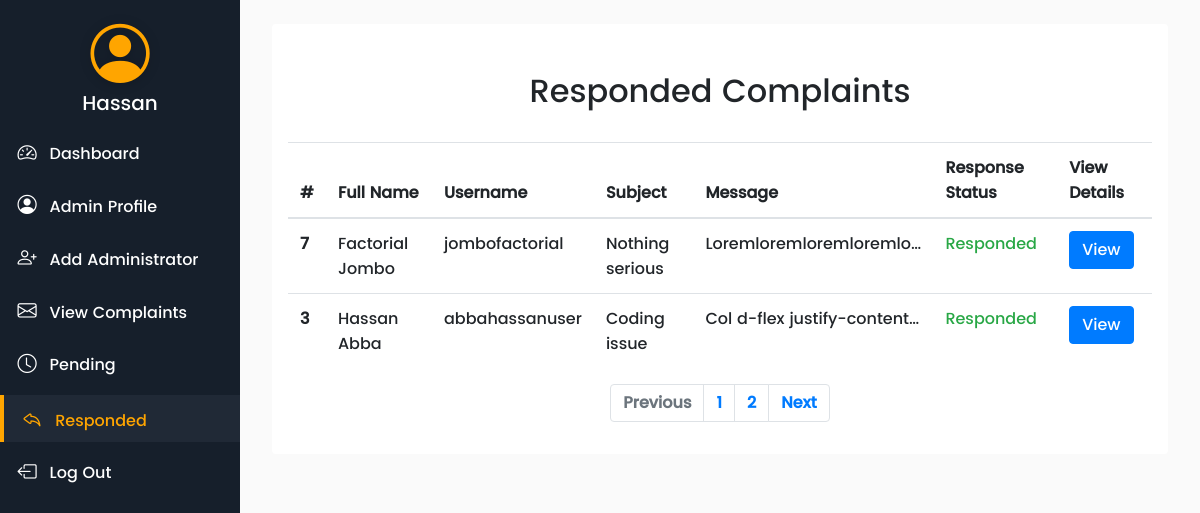
Screenshot of /admin/all_responded.php (signed in) with the database file from the repository.
### tables this page shows
CREATE TABLE `complaints` (
  `complaint_id` int(11) NOT NULL,
  `sender_id` int(11) NOT NULL,
  `sender_firstname` varchar(255) NOT NULL,
  `sender_lastname` varchar(255) NOT NULL,
  `sender_email` varchar(255) NOT NULL,
  `sender_username` varchar(255) NOT NULL,
  `complaint_type` varchar(255) NOT NULL,
  `complaint_subject` varchar(255) NOT NULL,
  `complaint_message` varchar(255) NOT NULL,
  `date_sent` timestamp NOT NULL DEFAULT CURRENT_TIMESTAMP,
  `admin_response` varchar(255) NOT NULL,
  `response_date` timestamp NULL DEFAULT '0000-00-00 00:00:00' ON UPDATE CURRENT_TIMESTAMP,
  `responded` int(11) NOT NULL
);

### admin/all_responded.php (the view, shortened to what this page needs)
<?php
  include '../conns/css-links.php';
  include '../database/db_conn.php';
?>
<?php
  $results_per_page= 2;
  $sql_page= "SELECT * FROM complaints WHERE responded='1' ";
  $sql_result= mysqli_query($db_conn, $sql_page );
  $number_of_results= mysqli_num_rows($sql_result);
  $number_of_pages = ceil($number_of_results/$results_per_page);
  if (!isset($_GET['page'])) {
    $page = 1;
  }else{
    $page = $_GET['page'];
  }
  $previous = $page-1;
  $next = $page+1;
  $the_page_first_result = ($page-1) * $results_per_page;
 ?>
<!DOCTYPE html>
<html lang="en">
<head>
    <link rel="stylesheet" type="text/css" href="main_styles.css">
</head>
<body>
 <?php include 'side_nav.php'; ?>
 <?php
  $page= "all_responded";
  ?>
  <div class="main-content">
    <div class="bg-white rounded mx-2 p-3">
    <h2 class="my-4 p-2 text-center wow fadeInDown">Responded Complaints</h2>
    <?php
      $sql_complaints = "SELECT * FROM complaints WHERE responded='1' ORDER BY complaint_id DESC  LIMIT ". $the_page_first_result . ',' . $results_per_page;
      $complaint_results = mysqli_query($db_conn, $sql_complaints);
    ?>
    <?php if ($total_complaints = mysqli_num_rows($complaint_results)): ?>
      <table class="table table-hover wow fadeInRight ">
        <thead>
          <tr>
            <th scope="col">#</th>
            <th scope="col">Full Name</th>
            <th scope="col">Username</th>
            <th scope="col">Subject</th>
            <th scope="col">Message</th>
            <th scope="col">Response Status</th>
            <th scope="col">View Details</th>
          </tr>
        </thead>
        <tbody>
        <?php foreach ($complaint_results as $complaint ): ?>
          <tr>
            <th scope="row">
              <?php echo $complaint['complaint_id']; ?>
            </th>
            <td style="text-transform: capitalize;">
              <?php
                echo $complaint['sender_firstname'] .' '. $complaint['sender_lastname'] ;
              ?>
            </td>
            <td>
              <?php echo $complaint['sender_username']; ?>
            </td>
            <td class="subject">
              <?php echo $complaint['complaint_subject']; ?>
            </td>
            <td class="message">
              <?php echo $complaint['complaint_message']; ?>
            </td>
            <td>
              <?php if($complaint['responded'] == 0): ?>
                <span class="text-warning ">Pending</span>
              <?php else: ?>
                <span class="text-success">Responded</span>
              <?php endif ?>
              </td>
            <td><a href="view_complaint.php?complaint_id=<?php echo $complaint['complaint_id']; ?>" class="btn btn-primary">View</a></td>
          </tr>
        <?php endforeach ?>
        </tbody>
      </table>
      <nav aria-label="Page navigation example">
      <ul class="pagination justify-content-center">
    <li class="page-item <?php if($_GET['page'] <= 1){echo 'disabled';}else{echo '';} ?>">
    <a class="page-link " href="all_responded.php?page=<?php echo $previous; ?> "><?php  ?>Previous</a>
    </li>
    <?php for ($page=1; $page <= $number_of_pages ; $page++) { ?>
        <li class="page-item <?php if($_GET['page']==$page){echo 'active';}else{echo '';} ?> ">
        <a class="page-link " href="all_responded.php?page=<?php echo $page; ?> "><?php echo $page; ?></a>
        </li>
    <?php } ?>
    <?php
    if (!isset($_GET['page'])) {
        $page = 1;
      }else{
        $page = $_GET['page'];
      }
     ?>
    <li class="page-item <?php if($page >= $number_of_pages){echo 'disabled';}else{echo '';} ?>">
    <a class="page-link" href="all_responded.php?page=<?php echo $next; ?> "> <?php  ?>Next</a>
    </li>
    </ul>
    </nav>
    <?php else: ?>
      <h5 class="text-center">There are no Complaints with Responses!</h5>
    <?php endif ?>
    </div>
  </div>
</body>
</html>

### admin/side_nav.php (shortened to what this page needs)
<?php
  include '../conns/css-links.php';
  include '../database/db_conn.php';
  if (!isset($_SESSION['admin_id'])) {
    header('Location: login.php');
  }else{
  	$admin_id = $_SESSION['admin_id'];
  	$get_admin = mysqli_query($db_conn, " SELECT * FROM admin WHERE admin_id = '$admin_id' ");
  	$d_admin = mysqli_fetch_assoc($get_admin);
  	$firstname = $d_admin['admin_firstname'];
?>
<!DOCTYPE html>
<html lang="en">
<head>
	<link rel="stylesheet" type="text/css" href="">
</head>
<body>
		<nav class="side-nav">
			<div class="profile">
				<h1 class="text-center mx-auto mb-0 hshadow-sm bi bi-person-circle"><?php   ?></h1>
				<h5 class=" text-center pt-2 full-name"><?php echo $firstname; ?></h5>
			</div>
			<a href="admin_dashboard.php" class="option-links <?php echo(basename($_SERVER['PHP_SELF'])=="admin_dashboard.php")?"link-active":""      ?>" id="defaultopen"><i class="bi bi-speedometer2"></i><span>Dashboard</span></a>
			<a href="admin_profile.php" class="<?php echo(basename($_SERVER['PHP_SELF'])=="admin_profile.php")?"link-active":""  ?>" ><i class="bi bi-person-circle"></i><span>Admin Profile</span></a>
			<a href="admin_signup.php" class="<?php echo(basename($_SERVER['PHP_SELF'])=="admin_signup.php")?"link-active":""  ?>"><i class="bi bi-person-plus"></i><span>Add Administrator</span></a>
			<a href="all_complaints.php" class="<?php echo(basename($_SERVER['PHP_SELF'])=="all_complaints.php")?"link-active":""  ?>"><i class="bi bi-envelope"></i><span>View Complaints</span></a>
			<a href="all_pending.php" class="<?php echo(basename($_SERVER['PHP_SELF'])=="all_pending.php")?"link-active":""  ?>"><i class="bi bi-clock"></i><span>Pending</span></a>
			<a href="all_responded.php" class="<?php echo(basename($_SERVER['PHP_SELF'])=="all_responded.php")?"link-active":""  ?>"><i class="bi bi-reply"></i><span>Responded</span></a>
			<a href="logout.php" name="sign"><i class="bi bi-box-arrow-left "></i><span>Log Out</span></a>
		</nav>
<?php
}
?>
</body>
</html>

### main_styles.css (style rules this page uses)
nav li a { font-weight: bold; }

### admin/all_responded.php (style rules this page uses)
body { background-color: white; }
* { box-sizing: border-box; font-size: ; font-family: thefont; }
.fadeInRight, .fadeInLeft, .fadeInDown { animation-duration: ; }
td.message { max-width: 15rem; text-overflow: ellipsis; white-space: nowrap; overflow: hidden; }
td.message::first-letter,.subject::first-letter { text-transform: capitalize; }

### admin/side_nav.php (style rules this page uses)
body { margin: 0; padding: 0; background-color: rgba(0,0,0, 0.02); }
.side-nav { width: 20%; position: fixed; height: 100%; overflow: auto; background-color: #161f2b; opacity: ; }
.side-nav a { color: #fff; display: block; border: 0; margin: 0; text-decoration: none; font-family: verdana; padding: 0.5rem 1.1rem; margin: 0.5rem 0; }
.side-nav a i { padding-right: 0.8rem; }
.main-content { margin-left: 20%; padding: 2%; }
.profile { display: flex; flex-direction: column; margin-top: 10%; }
.profile h1 { font-size: 3.7rem; color: orange; text-shadow: 0px 1px 12px rgba(0,0,0, 0.2); }
.profile h5 { text-transform: capitalize; color: white; }
a.link-active { border-left: 4px solid orange; background-color: #202936; color: orange; }
.bi { font-size: 1.2rem; }
.bi-person, .bi-reply { font-size: 1.3rem; }

### rows the page displays
complaints: complaint_id "7", sender_firstname "Factorial", sender_lastname "Jombo", sender_username "jombofactorial", complaint_subject "nothing serious", complaint_message "loremloremloremloremlo…", responded "Responded"
complaints: complaint_id "3", sender_firstname "Hassan", sender_lastname "Abba", sender_username "abbahassanuser", complaint_subject "coding issue", complaint_message "col d-flex justify-content…", responded "Responded"

### other values shown
$firstname "Hassan"
